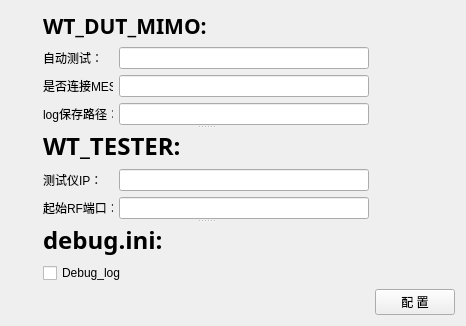
      <widget class="QWidget" name="special_set">
       <property name="enabled">
        <bool>true</bool>
       </property>
       <property name="mouseTracking">
        <bool>false</bool>
       </property>
       <property name="acceptDrops">
        <bool>false</bool>
       </property>
       <property name="whatsThis">
        <string>&lt;html&gt;&lt;head/&gt;&lt;body&gt;&lt;p&gt;&lt;br/&gt;&lt;/p&gt;&lt;/body&gt;&lt;/html&gt;</string>
       </property>
       <attribute name="title">
        <string>仪器设置</string>
       </attribute>
       <layout class="QGridLayout" name="gridLayout_7">
        <item row="0" column="0">
         <layout class="QGridLayout" name="gridLayout_2">
          <item row="0" column="0">
           <spacer name="horizontalSpacer_8">
            <property name="orientation">
             <enum>Qt::Horizontal</enum>
            </property>
            <property name="sizeHint" stdset="0">
             <size>
              <width>26</width>
              <height>20</height>
             </size>
            </property>
           </spacer>
          </item>
          <item row="0" column="1">
           <widget class="QSplitter" name="splitter">
            <property name="orientation">
             <enum>Qt::Vertical</enum>
            </property>
            <widget class="QWidget" name="">
             <layout class="QVBoxLayout" name="verticalLayout">
              <item>
               <widget class="QLabel" name="label_17">
                <property name="sizePolicy">
                 <sizepolicy hsizetype="Preferred" vsizetype="Fixed">
                  <horstretch>0</horstretch>
                  <verstretch>0</verstretch>
                 </sizepolicy>
                </property>
                <property name="font">
                 <font>
                  <family>Adobe Arabic</family>
                  <pointsize>16</pointsize>
                  <weight>75</weight>
                  <bold>true</bold>
                 </font>
                </property>
                <property name="text">
                 <string>WT_DUT_MIMO:</string>
                </property>
               </widget>
              </item>
              <item>
               <layout class="QHBoxLayout" name="horizontalLayout_2">
                <item>
                 <widget class="QLabel" name="label_21">
                  <property name="sizePolicy">
                   <sizepolicy hsizetype="Fixed" vsizetype="Fixed">
                    <horstretch>0</horstretch>
                    <verstretch>0</verstretch>
                   </sizepolicy>
                  </property>
                  <property name="minimumSize">
                   <size>
                    <width>70</width>
                    <height>0</height>
                   </size>
                  </property>
                  <property name="maximumSize">
                   <size>
                    <width>70</width>
                    <height>16777215</height>
                   </size>
                  </property>
                  <property name="baseSize">
                   <size>
                    <width>0</width>
                    <height>0</height>
                   </size>
                  </property>
                  <property name="text">
                   <string>自动测试：</string>
                  </property>
                 </widget>
                </item>
                <item>
                 <widget class="QLineEdit" name="lineEdit_WT_AUTO_TEST_WHEN_DUT_READY">
                  <property name="minimumSize">
                   <size>
                    <width>250</width>
                    <height>0</height>
                   </size>
                  </property>
                  <property name="maximumSize">
                   <size>
                    <width>250</width>
                    <height>16777215</height>
                   </size>
                  </property>
                 </widget>
                </item>
               </layout>
              </item>
              <item>
               <layout class="QHBoxLayout" name="horizontalLayout_12">
                <item>
                 <widget class="QLabel" name="label_22">
                  <property name="sizePolicy">
                   <sizepolicy hsizetype="Fixed" vsizetype="Fixed">
                    <horstretch>0</horstretch>
                    <verstretch>0</verstretch>
                   </sizepolicy>
                  </property>
                  <property name="minimumSize">
                   <size>
                    <width>70</width>
                    <height>0</height>
                   </size>
                  </property>
                  <property name="maximumSize">
                   <size>
                    <width>70</width>
                    <height>16777215</height>
                   </size>
                  </property>
                  <property name="text">
                   <string>是否连接MES：</string>
                  </property>
                 </widget>
                </item>
                <item>
                 <widget class="QLineEdit" name="lineEdit_WT_IS_NEED_LINKMES">
                  <property name="minimumSize">
                   <size>
                    <width>250</width>
                    <height>0</height>
                   </size>
                  </property>
                  <property name="maximumSize">
                   <size>
                    <width>150</width>
                    <height>16777215</height>
                   </size>
                  </property>
                 </widget>
                </item>
               </layout>
              </item>
              <item>
               <layout class="QHBoxLayout" name="horizontalLayout_18">
                <item>
                 <widget class="QLabel" name="label_23">
                  <property name="sizePolicy">
                   <sizepolicy hsizetype="Fixed" vsizetype="Fixed">
                    <horstretch>0</horstretch>
                    <verstretch>0</verstretch>
                   </sizepolicy>
                  </property>
                  <property name="minimumSize">
                   <size>
                    <width>70</width>
                    <height>0</height>
                   </size>
                  </property>
                  <property name="maximumSize">
                   <size>
                    <width>70</width>
                    <height>16777215</height>
                   </size>
                  </property>
                  <property name="text">
                   <string>log保存路径：</string>
                  </property>
                 </widget>
                </item>
                <item>
                 <widget class="QLineEdit" name="lineEdit_WT_TEST_LOG_PATH">
                  <property name="minimumSize">
                   <size>
                    <width>250</width>
                    <height>0</height>
                   </size>
                  </property>
                  <property name="maximumSize">
                   <size>
                    <width>150</width>
                    <height>16777215</height>
                   </size>
                  </property>
                 </widget>
                </item>
               </layout>
              </item>
             </layout>
            </widget>
            <widget class="QWidget" name="">
             <layout class="QVBoxLayout" name="verticalLayout_2">
              <item>
               <widget class="QLabel" name="label_18">
                <property name="sizePolicy">
                 <sizepolicy hsizetype="Preferred" vsizetype="Fixed">
                  <horstretch>0</horstretch>
                  <verstretch>0</verstretch>
                 </sizepolicy>
                </property>
                <property name="font">
                 <font>
                  <family>Adobe Arabic</family>
                  <pointsize>18</pointsize>
                  <weight>75</weight>
                  <bold>true</bold>
                 </font>
                </property>
                <property name="text">
                 <string>WT_TESTER:</string>
                </property>
               </widget>
              </item>
              <item>
               <layout class="QHBoxLayout" name="horizontalLayout_21">
                <item>
                 <widget class="QLabel" name="label_24">
                  <property name="sizePolicy">
                   <sizepolicy hsizetype="Fixed" vsizetype="Fixed">
                    <horstretch>0</horstretch>
                    <verstretch>0</verstretch>
                   </sizepolicy>
                  </property>
                  <property name="minimumSize">
                   <size>
                    <width>70</width>
                    <height>0</height>
                   </size>
                  </property>
                  <property name="maximumSize">
                   <size>
                    <width>70</width>
                    <height>16777215</height>
                   </size>
                  </property>
                  <property name="text">
                   <string>测试仪IP：</string>
                  </property>
                 </widget>
                </item>
                <item>
                 <widget class="QLineEdit" name="lineEdit_WT_IP_ADDRESS">
                  <property name="minimumSize">
                   <size>
                    <width>250</width>
                    <height>0</height>
                   </size>
                  </property>
                  <property name="maximumSize">
                   <size>
                    <width>150</width>
                    <height>16777215</height>
                   </size>
                  </property>
                 </widget>
                </item>
               </layout>
              </item>
              <item>
               <layout class="QHBoxLayout" name="horizontalLayout_22">
                <item>
                 <widget class="QLabel" name="label_25">
                  <property name="sizePolicy">
                   <sizepolicy hsizetype="Fixed" vsizetype="Fixed">
                    <horstretch>0</horstretch>
                    <verstretch>0</verstretch>
                   </sizepolicy>
                  </property>
                  <property name="minimumSize">
                   <size>
                    <width>70</width>
                    <height>0</height>
                   </size>
                  </property>
                  <property name="maximumSize">
                   <size>
                    <width>70</width>
                    <height>16777215</height>
                   </size>
                  </property>
                  <property name="text">
                   <string>起始RF端口：</string>
                  </property>
                 </widget>
                </item>
                <item>
                 <widget class="QLineEdit" name="lineEdit_WT_DUT_START_NUM">
                  <property name="minimumSize">
                   <size>
                    <width>250</width>
                    <height>0</height>
                   </size>
                  </property>
                  <property name="maximumSize">
                   <size>
                    <width>150</width>
                    <height>16777215</height>
                   </size>
                  </property>
                 </widget>
                </item>
               </layout>
              </item>
             </layout>
            </widget>
            <widget class="QWidget" name="">
             <layout class="QVBoxLayout" name="verticalLayout_3">
              <item>
               <widget class="QLabel" name="label_20">
                <property name="sizePolicy">
                 <sizepolicy hsizetype="Preferred" vsizetype="Fixed">
                  <horstretch>0</horstretch>
                  <verstretch>0</verstretch>
                 </sizepolicy>
                </property>
                <property name="font">
                 <font>
                  <family>Adobe Arabic</family>
                  <pointsize>18</pointsize>
                  <weight>75</weight>
                  <bold>true</bold>
                 </font>
                </property>
                <property name="text">
                 <string>debug.ini:</string>
                </property>
               </widget>
              </item>
              <item>
               <widget class="QCheckBox" name="checkBox_Debug_log">
                <property name="text">
                 <string>Debug_log</string>
                </property>
               </widget>
              </item>
             </layout>
            </widget>
           </widget>
          </item>
          <item row="0" column="2">
           <spacer name="horizontalSpacer_16">
            <property name="orientation">
             <enum>Qt::Horizontal</enum>
            </property>
            <property name="sizeHint" stdset="0">
             <size>
              <width>26</width>
              <height>20</height>
             </size>
            </property>
           </spacer>
          </item>
          <item row="1" column="0" colspan="2">
           <layout class="QHBoxLayout" name="horizontalLayout_13">
            <item>
             <spacer name="horizontalSpacer_5">
              <property name="orientation">
               <enum>Qt::Horizontal</enum>
              </property>
              <property name="sizeHint" stdset="0">
               <size>
                <width>348</width>
                <height>20</height>
               </size>
              </property>
             </spacer>
            </item>
           </layout>
          </item>
          <item row="1" column="2">
           <layout class="QVBoxLayout" name="verticalLayout_6">
            <item>
             <widget class="QPushButton" name="pushButton_input">
              <property name="sizePolicy">
               <sizepolicy hsizetype="Maximum" vsizetype="Maximum">
                <horstretch>0</horstretch>
                <verstretch>0</verstretch>
               </sizepolicy>
              </property>
              <property name="maximumSize">
               <size>
                <width>100</width>
                <height>50</height>
               </size>
              </property>
              <property name="text">
               <string>配 置</string>
              </property>
             </widget>
            </item>
           </layout>
          </item>
         </layout>
        </item>
       </layout>
      </widget>
